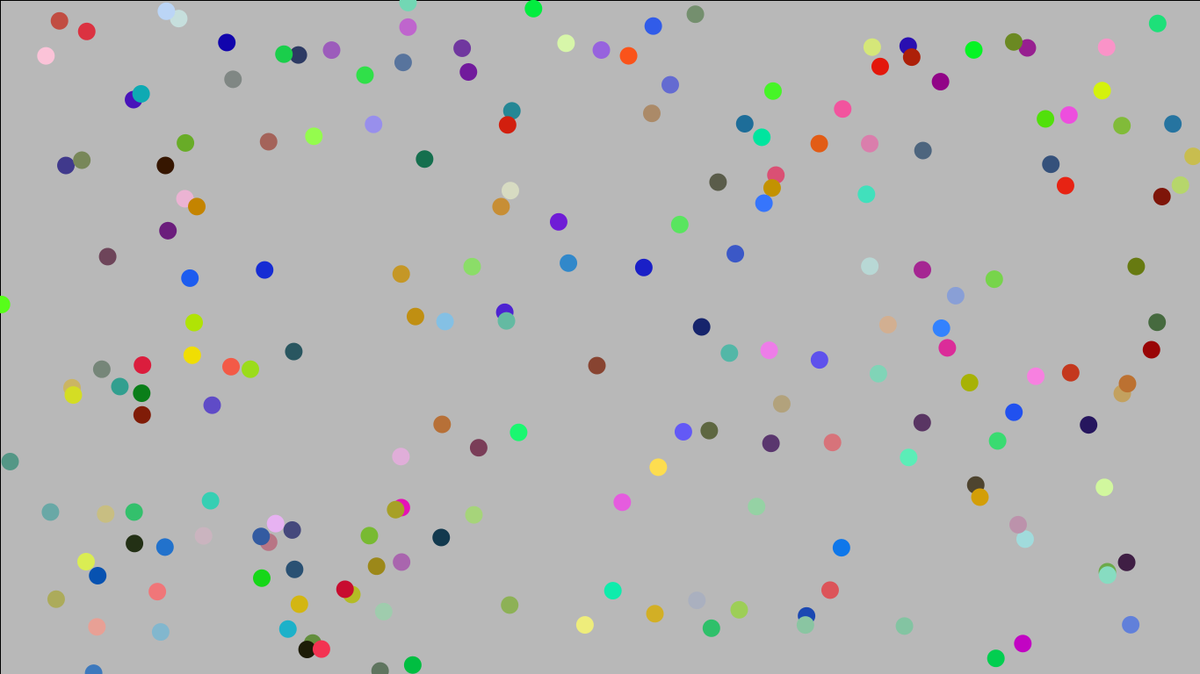
Frame 1 (no input)
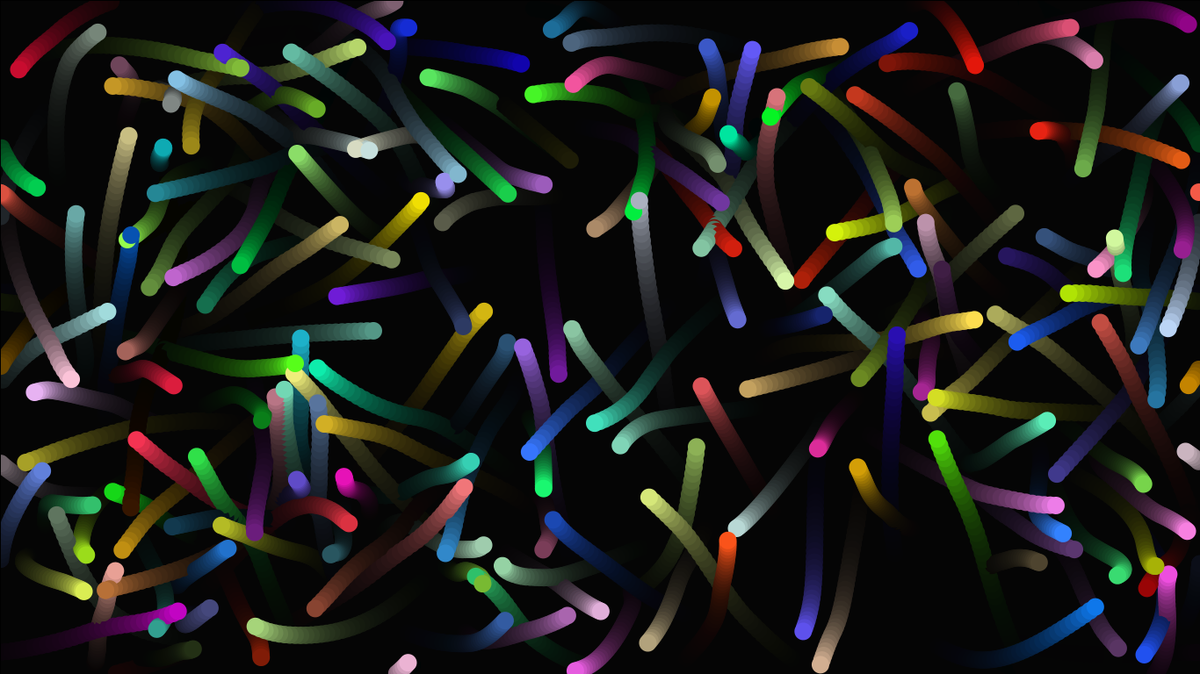
Frame 60 (the mouse pressed at the canvas centre just before this capture)
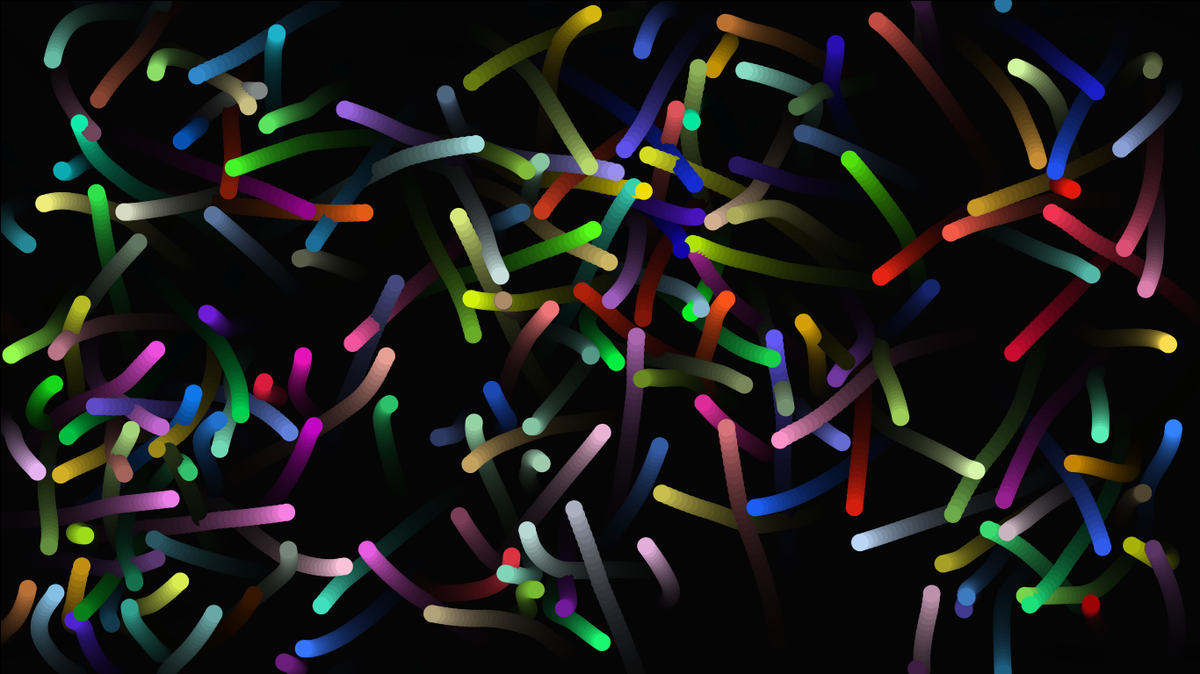
Frame 120 (the mouse held since frame 60 and released just before this capture)

The Processing sketch that drew these frames (run headless with seeded random() and noise(); from frame 60 on, the mouse is pressed at the canvas centre):

// Processing sketch: lab_20a_boids
// ── lab_20a_boids.pde
/**
 * This sketch demonstrates using the "classic" boids algorithm by Reynolds, et al.
 * to create digital art.
 *
 * @author Stephen C. Fornal
 * @author http://mrfornal.net
 * Licensed under Creative Commons (CC BY-SA 3.0)
 * You are free to modify, share, and redistribute this code
 * but you may not charge for it. Please leave the authorship
 * and license information intact.
 *
 */


final boolean ART_MODE = true;
final int MAX_VEL = 8;
final int NUM_BIRDS = 200;

final float MIN_DISTANCE = 200;


final float HEADING_WEIGHT = 400;
final float LOCATION_WEIGHT = 500;
final float AVOID_DIST = 40;
final float AVOID_WEIGHT = 100;


ArrayList<Bird> birds;

boolean pause;
boolean step;

void setup()
{
    size(1366, 768);
    smooth();
    
    pause = !ART_MODE;
    step = false;
    
    birds = new ArrayList<Bird>();
    for (int i = 0; i < NUM_BIRDS; i++)
    {
        birds.add( new Bird() );
    }
}

void draw()
{
    if (!pause || step)
    {
        if (ART_MODE)
        {
            fill(0, 25);
            rect(0, 0, width, height);
            //background(0);
        }
        else
        {
            background(255);
        }
        for (Bird b : birds)
        {            
            b.render();
            b.update();
        }
    }
    step = false;
    
    if (pause)
    {
        fill(255);
        stroke(0);
        rectMode(CENTER);
        rect(width / 2, 35, 400, 55);
        fill(0);
        stroke(0);
        textSize(14);
        textAlign(CENTER, CENTER);
        text("Paused - Push S to step, or Space to resume", width / 2, 20);
        text("Click a boid to toggle debug mode", width / 2, 40);
    }
}

void keyReleased()
{
    if (ART_MODE) return;
    
    if (key == ' ')
    {
        pause = !pause;
    }
    
    if (pause && key == 's' || key == 'S')
    {
        step = true;
    }
}

void mouseClicked()
{
    if (ART_MODE) return;
    
    PVector mouse = new PVector(mouseX, mouseY);
    for(Bird b : birds)
    {
        if (b.loc.dist(mouse) < 10)
        {
            b.debug = !b.debug;
        }
    }
}

// ── Bird.pde
class Bird
{
    PVector vel;
    PVector loc;
    color col;
    boolean debug;
    float diameter;

    Bird()
    {
        this( random(0, width), random(0, height), random(-MAX_VEL, MAX_VEL), random(-MAX_VEL, MAX_VEL), color(random(255), random(255), random(255)) );
    }

    Bird(color c)
    {
        this( random(0, width), random(0, height), random(-MAX_VEL, MAX_VEL), random(-MAX_VEL, MAX_VEL), c );
    }

    Bird(float x, float y, float vx, float vy, color c)
    {
        loc = new PVector(x, y);
        vel = new PVector(vx, vy);
        col = c;
        debug = false;
        diameter = random(20, 200);
    }

    void update()
    {
        ArrayList<Bird> myFlock = getFlock();

        if (myFlock.size() > 0)
        {
            PVector accel = new PVector();
            PVector heading = new PVector();
            PVector location = new PVector();
            PVector avoid = new PVector();

            for (Bird b : myFlock)
            {
                heading.add( headingRule(b) );
                location.add( locationRule(b) );
                avoid.add( collisionRule(b) );
            }
            heading.div(myFlock.size());
            heading.sub(vel);            
            heading.div(HEADING_WEIGHT);

            location.div(myFlock.size());
            if (debug)
            {
                pushStyle();
                pushMatrix();
                fill(255, 0, 0, 125);
                stroke(255, 0, 0, 125);
                translate(location.x, location.y);
                ellipse(0, 0, 20, 20);
                fill(255);
                textSize(15);
                textAlign(CENTER, CENTER);
                text("c", 0, -3);
                popMatrix();
                popStyle();
            }
            location.sub(loc);
            location.div(LOCATION_WEIGHT);

            if (debug)
            {
                pushStyle();

                pushMatrix();
                fill(0, 0, 255, 255);
                stroke(0, 0, 255, 255);
                translate(loc.x, loc.y);
                rotate( heading.heading2D() );
                float x = width / 4 * heading.mag();
                line(0, 0, x, 0);
                line(x, 0, x - 5, -3);
                line(x, 0, x - 5, 3);
                popMatrix();

                pushMatrix();
                fill(255, 0, 0, 255);
                stroke(255, 0, 0, 255);
                translate(loc.x, loc.y);
                rotate( location.heading2D() );
                x = width / 4 * location.mag();
                line(0, 0, x, 0);
                line(x, 0, x - 5, -3);
                line(x, 0, x - 5, 3);
                popMatrix();

                pushMatrix();
                fill(255, 255, 0, 255);
                stroke(255, 255, 0, 255);
                translate(loc.x, loc.y);
                rotate( avoid.heading2D() );
                x = width / 4 * avoid.mag();
                line(0, 0, x, 0);
                line(x, 0, x - 5, -3);
                line(x, 0, x - 5, 3);
                popMatrix();

                popStyle();
            }
            accel.add(heading);
            accel.add(location);
            accel.add(avoid);

            vel.add(accel);
            vel.limit(MAX_VEL);
        }
        loc.add(vel);
        wrapAround();
    }

    PVector headingRule( Bird b )
    {
        PVector rule = new PVector(0, 0);

        rule.add(b.vel);
        return rule;
    }

    PVector locationRule( Bird b )
    {
        PVector rule = new PVector(0, 0);

        rule.add(b.loc);
        return rule;
    }

    PVector collisionRule( Bird b )
    {
        PVector rule = new PVector(0, 0);

        PVector toward = PVector.sub(b.loc, loc);

        if (toward.mag() < AVOID_DIST)
        {
            toward.div(AVOID_WEIGHT);
            rule.sub(toward);
            if (debug)
            {
                pushStyle();
                pushMatrix();
                translate(b.loc.x, b.loc.y);
                stroke(255, 0, 0, 175);
                line(15, 15, -15, -15);
                line(15, -15, -15, 15);
                popStyle();
                popMatrix();
            }
        }

        return rule;
    }

    void wrapAround()
    {
        if (loc.x < 0 || loc.x > width)
        {
            loc.x = (loc.x + width) % width;
        }

        if (loc.y < 0 || loc.y > height)
        {
            loc.y = (loc.y + height) % height;
        }
    }

    ArrayList<Bird> getFlock()
    {
        ArrayList<Bird> flock = new ArrayList<Bird>();

        for (Bird b : birds)
        {
            if ( b != this && loc.dist(b.loc) < MIN_DISTANCE )
            {
                flock.add(b);
                if (debug)
                {

                    pushStyle();
                    pushMatrix();
                    fill(col, 40);
                    stroke(col, 75);
                    translate(b.loc.x, b.loc.y);
                    ellipse(0, 0, 30, 30);
                    popStyle();
                    popMatrix();
                }
            }
        }

        return flock;
    }

    void render()
    {
        //Add code to draw the bird on the screen
        pushMatrix();
        pushStyle();

        translate( loc.x, loc.y );
        rotate( vel.heading2D() );

        if (ART_MODE)
        {
            noStroke();
            fill(col);
            ellipse(0, 0, 20, 20);
        }
        else if (debug)
        {
            fill(col, 200);
            stroke(col, 255);
            ellipse(0, 0, 30, 30);
            stroke(255);
            fill(255);
            line(-15, 0, 15, 0);
            line(15, 0, 5, 7);
            line(15, 0, 5, -7);
        }
        else
        {
            stroke(col);
            fill(col);
            line(-15, 0, 15, 0);
            line(15, 0, 5, 7);
            line(15, 0, 5, -7);
        }


        popMatrix();
        popStyle();
    }
}
